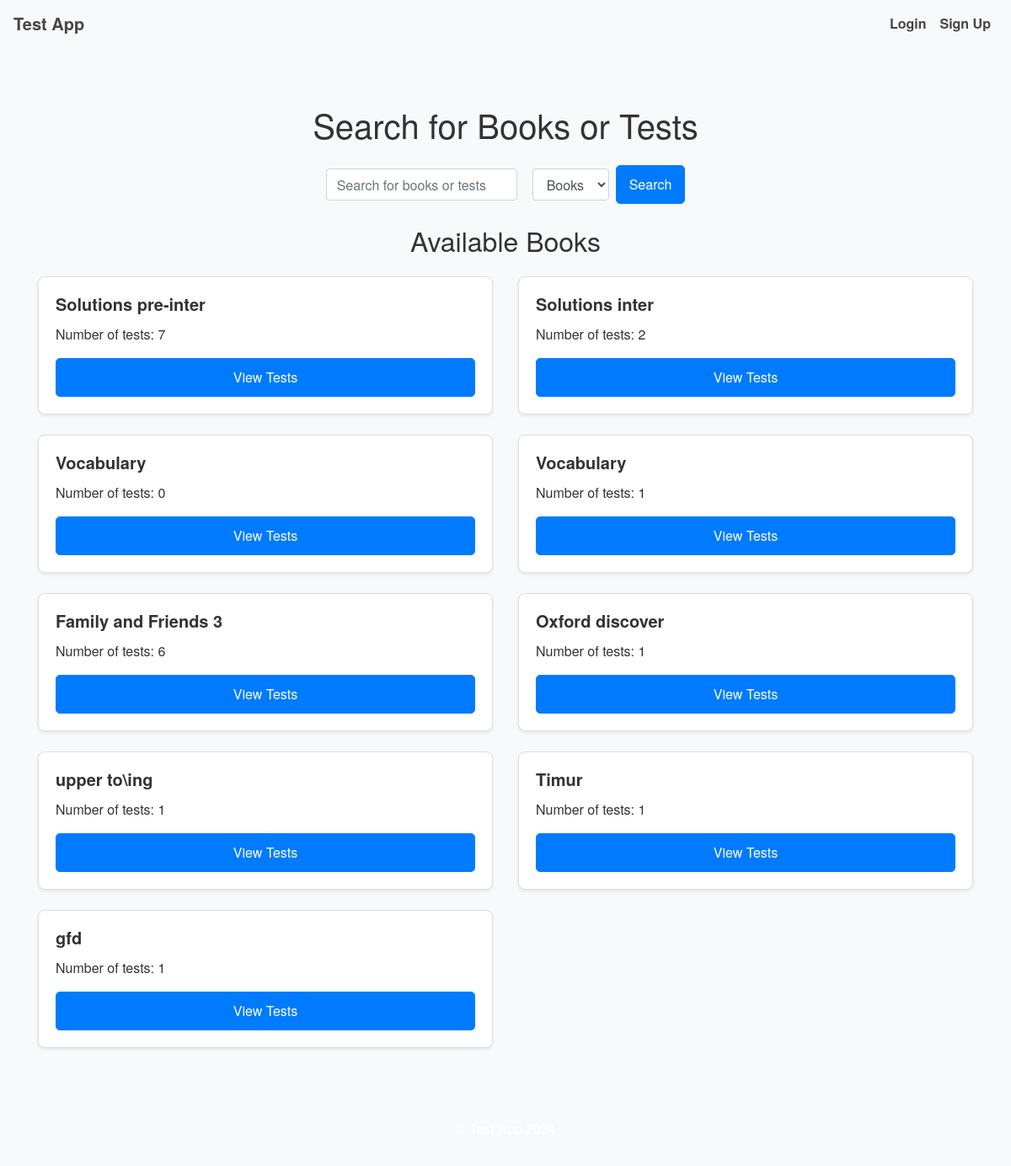
The page / on the database its author committed.
### app.py (models this page shows)
class Book(db.Model):
    __tablename__ = 'book'  # Explicitly specify table name
    id = db.Column(db.Integer, primary_key=True)
    title = db.Column(db.String(150), nullable=False)
    tests = db.relationship('Test', backref='book', lazy=True)

### app.py (the view)
@app.route('/')
def index():
    books = Book.query.all()  # Fetch all books
    return render_template('index.html', books=books)

### app.py (called while the page is built)
@app.context_processor
def inject_csrf_token():
    return dict(csrf_token=generate_csrf())

### templates/index.html (shortened to what this page needs)
{% extends "base.html" %}
{% block content %}
  <h1 class="my-4 text-center">Search for Books or Tests</h1>
  <form method="GET" action="{{ url_for('search') }}" class="form-inline justify-content-center mb-4">
    <div class="form-group">
      <input type="text" name="query" id="search_query" class="form-control" placeholder="Search for books or tests" required>
    </div>
    <div class="form-group mx-2">
      <select name="search_option" id="search_option" class="form-control">
        <option value="books">Books</option>
      </select>
    </div>
    <button type="submit" class="btn btn-primary">Search</button>
  </form>
  <h2 class="my-4 text-center">Available Books</h2>
  <div class="row">
    {% for book in books %}
      <div class="col-12 col-md-6 mb-4">
        <div class="card h-100 shadow-sm">
          <div class="card-body">
            <h5 class="card-title">{{ book.title }}</h5>
            <p class="card-text">Number of tests: {{ book.tests|length }}</p>
            <a href="{{ url_for('book_tests', book_id=book.id) }}" class="btn btn-primary btn-block">View Tests</a>
          </div>
        </div>
      </div>
    {% else %}
      <p class="text-center">No books available.</p>
    {% endfor %}
  </div>
{% endblock %}

### templates/base.html (shortened to what this page needs)
<!DOCTYPE html>
<html lang="en">
<head>
  <link rel="stylesheet" href="https://stackpath.bootstrapcdn.com/bootstrap/4.5.2/css/bootstrap.min.css">
  <link rel="stylesheet" href="{{ url_for('static', filename='styles.css') }}">
</head>
<body>
  <nav class="navbar navbar-expand-lg navbar-light bg-light">
    <a class="navbar-brand" href="{{ url_for('index') }}">Test App</a>
    <div class="collapse navbar-collapse" id="navbarNav">
      <ul class="navbar-nav ml-auto">
        {% if current_user.is_authenticated %}
          <li class="nav-item">
            <span class="navbar-text">Hello, {{ current_user.username }}!</span>
          </li>
          <li class="nav-item">
            <a class="nav-link" href="{{ url_for('logout') }}">Logout</a>
          </li>
        {% else %}
          <li class="nav-item">
            <a class="nav-link" href="{{ url_for('login') }}">Login</a>
          </li>
          <li class="nav-item">
            <a class="nav-link" href="{{ url_for('signup') }}">Sign Up</a>
          </li>
        {% endif %}
      </ul>
    </div>
  </nav>
  <div class="container mt-4">
    {% block content %}{% endblock %}
  </div>
  <footer class="bg-light text-center py-3 mt-4">
    <p>© Test App 2024</p>
  </footer>
</body>
</html>

### static/styles.css (style rules this page uses)
body { font-family: 'Helvetica Neue', Arial, sans-serif; background-color: #f8f9fa; color: #333; }
.navbar { background-color: #007bff; }
.navbar-brand, .nav-link { color: rgb(71, 69, 69) !important; font-weight: bold; }
.container { padding-top: 20px; padding-bottom: 20px; }
.card { border: 1px solid #ddd; border-radius: 8px; transition: transform 0.2s ease-in-out; }
.card-title { font-size: 1.25rem; font-weight: bold; }
.card-text { font-size: 1rem; }
.btn { font-size: 1rem; padding: 10px 15px; border-radius: 5px; }
.btn-primary { background-color: #007bff; border-color: #007bff; }
.form-inline .form-group { margin-right: 10px; }
input.form-control, select.form-control { width: auto; display: inline-block; vertical-align: middle; }
footer { background-color: #007bff; color: white; padding: 20px 0; text-align: center; }
@media (min-width: 769px) { .card { transition: transform 0.2s ease-in-out; } }

### rows shown on the page
Book: title "Solutions pre-inter", tests|length "7"
Book: title "Solutions inter", tests|length "2"
Book: title "Vocabulary", tests|length "0"
Book: title "Vocabulary", tests|length "1"
Book: title "Family and Friends 3", tests|length "6"
Book: title "Oxford discover", tests|length "1"
Book: title "upper to\\ing", tests|length "1"
Book: title "Timur", tests|length "1"
Book: title "gfd", tests|length "1"
